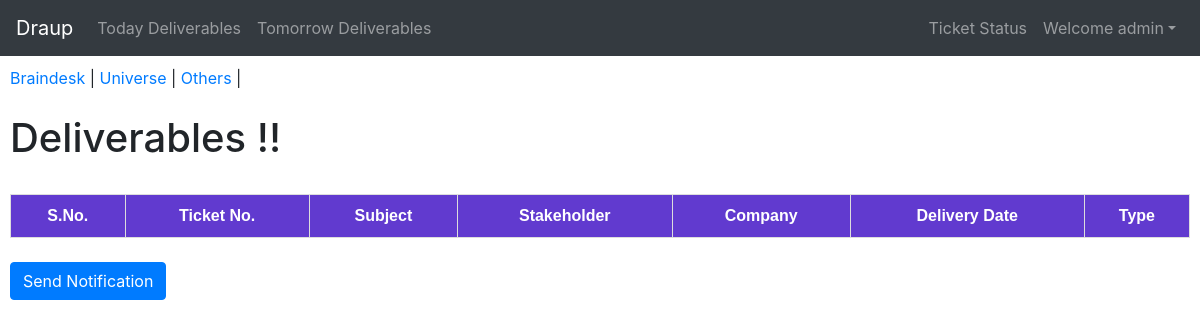
/home/sales/today-deliverables/others (signed in), run on an earlier commit of the app's database.
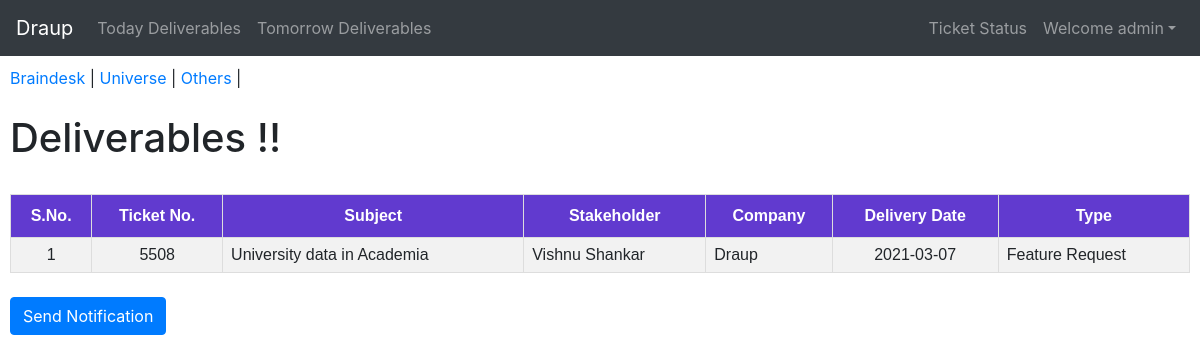
And on a later commit of the database.
### notifications/models.py (models this page shows, shortened)
class Ticket(models.Model):
    Ticket_ID = models.IntegerField(unique=True)
    Subject = models.CharField(max_length=256)
    Status = models.CharField(max_length=256)
    Source = models.CharField(max_length=256)
    Type = models.CharField(max_length=256)
    Agent = models.CharField(max_length=256)
    Group = models.CharField(max_length=256)
    Created_time = models.DateTimeField(null=False)
    Product = models.CharField(max_length=256)
    Follow_up_Date = models.CharField(max_length=256,null=True)
    Estimated_Delivery_Date = models.CharField(max_length=256,null=True)
    Full_name = models.CharField(max_length=256)
    Email = models.EmailField(max_length=256)
    Company_Name = models.CharField(max_length=256)

### notifications/views.py (the view)
# urls.py: path('sales/today-deliverables/others',views.today_others,name='today_others'),
@login_required(login_url = 'login_user')
def today_others(request):
    if request.method == "POST":
        today=str(date.today())
        tickets = Ticket.objects.filter(Estimated_Delivery_Date__icontains=today).exclude(Type__icontains = 'Universe Account Addition Request').exclude(Type__icontains="Braindesk Request").exclude(Type__icontains="Braindesk Report Refresh Request")
        tick_dict = {'Ticket':tickets,'name':"Team,"}
        html_content = render_to_string("notifications/notification1.html",context=tick_dict)
        text_content = strip_tags(html_content)
        email = EmailMultiAlternatives(
        "You have a Deliverable !!",
        text_content,
        settings.EMAIL_HOST_USER,
        ['intriguing.despot@gmail.com'],
        )
        email.attach_alternative(html_content,"text/html")
        email.send()
        return todaydeliverables(request)
    else:
        today=str(date.today())
        tickets = Ticket.objects.filter(Estimated_Delivery_Date__icontains=today).exclude(Type__icontains = 'Universe Account Addition Request').exclude(Type__icontains="Braindesk Request").exclude(Type__icontains="Braindesk Report Refresh Request")
        tick_dict = {'Ticket':tickets}
        return render(request,'notifications/today_others_deliverables.html',context=tick_dict)

### notifications/templates/notifications/today_others_deliverables.html (shortened to what this page needs)
{% extends 'notifications/base.html' %}
{% block body_block %}
<div class="tab">
  <nav>
     <a href = "{%url 'home:today_braindesk'%}">Braindesk</a> |
     <a href = "{%url 'home:today_universe'%}">Universe</a> |
     <a href = "{%url 'home:today_others'%}">Others</a> |
  </nav>
  <br>
  <h1> Deliverables !!</h1>
  <br>
    <table id="customers">
    <tr>
      <th style="text-align:center">S.No.</th>
      <th style="text-align:center">Ticket No.</th>
      <th style="text-align:center">Subject</th>
      <th style="text-align:center">Stakeholder</th>
      <th style="text-align:center">Company</th>
      <th style="text-align:center">Delivery Date</th>
      <th style="text-align:center">Type</th>
    </tr>
    {% for entry in Ticket %}
    <tr>
      <td style="text-align:center">{{forloop.counter}}</td>
      <td  style="text-align:center">{{entry.Ticket_ID}}</td>
      <td>{{entry.Subject}}</td>
      <td>{{entry.Full_name}}</td>
      <td>{{entry.Company_Name}}</td>
      <td style="text-align:center">{{entry.Estimated_Delivery_Date}}</td>
      <td>{{entry.Type}}</td>
    </tr>
    {% endfor %}
  </table>
  <form  method="post">
    <br><input onclick="return confirm('Are you sure do you want to continue ?');" class="btn btn-primary" type="submit" value="Send Notification">
  </form>
</div>
{% endblock %}

What changed in the data, as far as the page shows it:
added Ticket: Ticket_ID "5508", Subject "University data in Academia", Full_name "Vishnu Shankar", Company_Name "Draup", Estimated_Delivery_Date "2021-03-07", Type "Feature Request"
